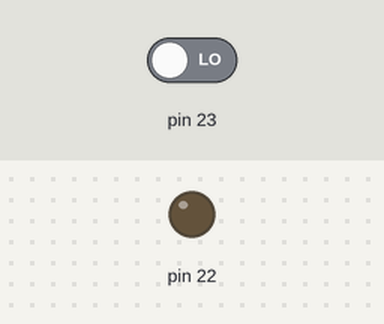
A sketch run on a simulated Arduino Mega 2560, built with avr-gcc and run on an emulated ATmega2560. On the bench: output pins drawn as LEDs (lit = HIGH). The test bench sets the inputs (shaded band); at power-on: pin 23 LOW. What the sketch prints to the serial monitor is not drawn.

Above: at 1.2 s.
1.3 s: pin 23 driven HIGH
At 1.7 s:
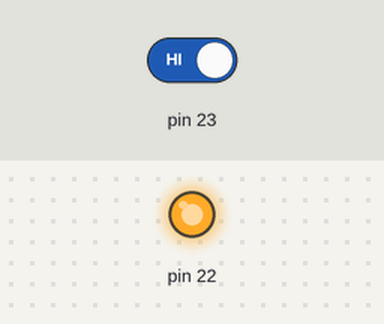
2.8 s: pin 23 driven LOW
At 4.0 s:
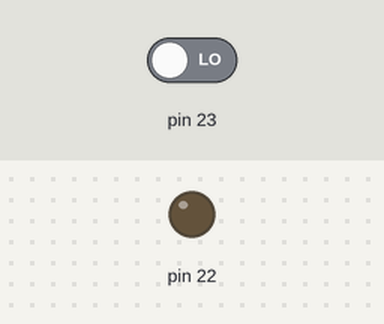
Timing chart, 0 to 5.8 s (numbered marks = the images above; inputs shaded):
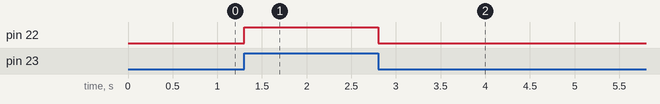

The sketch:

photoresistor.ino
```cpp
void setup() {
  // put your setup code here, to run once:
pinMode(23, INPUT);
Serial.begin(115200);
pinMode(22, OUTPUT);

}

void loop() {
  // put your main code here, to run repeatedly:
  Serial.println(digitalRead(23));
if(digitalRead(23)==HIGH){
  digitalWrite(22, HIGH);
  Serial.println("on");
}
else{
  digitalWrite(22, LOW);
  Serial.println("off");
}
}
```

Measured:
- after the input at 1.3 s, pin 22: LOW → HIGH at once
- after the input at 2.8 s, pin 22: HIGH → LOW at once
